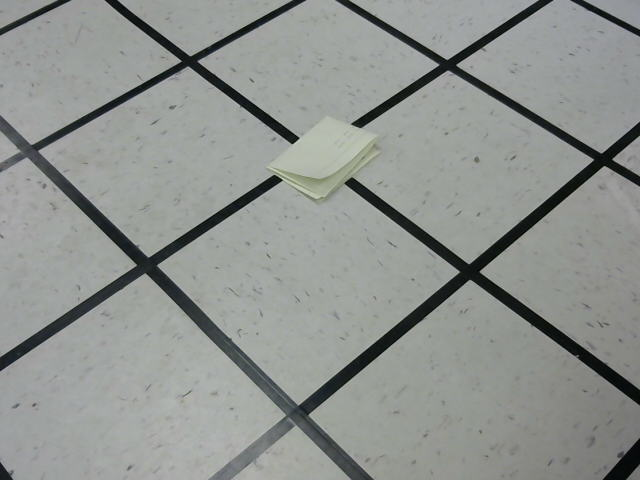
#> input picture TestGridPics/ActualNoCorner0.png, 640 x 480 px
$ python -i GridSquares.py   (imports and definitions only)   (older library calls are emulated)
#> lines starting #> are read from the running program, lines starting #| are printed output that depends on the picture; after the words box and inside, x2 and y2 are one past the last pixel; in counts of white or black regions, pixels touching at a corner belong together
#> further down, picture is the input picture: shape (480, 640, 3); mean B, G, R 143.3, 146.8, 142.9
import numpy as np
import cv2
from operator import attrgetter
import math

# Length of the grid squares in cm
SQUARE_LENGTH = 28.5

# Width of gaps between grid squares
SQUARE_GAP = 2.5


# Vector functions. Probably should be replaced with numpy versions
def dot(a, b):#a.b
    return a[0]*b[0]+a[1]*b[1]+a[2]*b[2]


def vec_sub(a, b):#a-b
    return [a[0]-b[0],a[1]-b[1],a[2]-b[2]]


def vec_add(a, b): #a+b
    return [a[0]+b[0],a[1]+b[1],a[2]+b[2]]


def distance(a): #magnitude a
    return math.sqrt(a[0]*a[0]+a[1]*a[1]+a[2]*a[2])


def scalar_mult(a, b): #Multiply vector a by number b
    return([a[0]*b,a[1]*b,a[2]*b])


def sign(a,b): #Are a and b in the same direction or opposite?
    return(dot(a,b)/abs(dot(a,b)))


def vec_div(a, b):
    return((a[0]/b[0]+a[1]/b[1]+a[2]/b[2])/3)


def cross(a, b): #a cross b
    return([a[1]*b[2]-a[2]*b[1],a[2]*b[0]-a[0]*b[2],a[0]*b[1]-a[1]*b[0]])


def cross_2d(a, b): #a cross b
    return(a[0]*b[1]-a[1]*b[0])


def proj(a,b): #Projection of b onto unit vector a
    return(scalar_mult(a, dot(a, b) / (distance(a) * distance(a))))


def denumpify(a): #Numpy data types were annoying me. This should be removed eventually.
    return [[a[0][0][0],a[0][0][1]],[a[1][0][0],a[1][0][1]],[a[2][0][0],a[2][0][1]],[a[3][0][0],a[3][0][1]]]


def compute_frame_squares(img):
    """
    Takes an image, and returns a list of all "squares" in the image
    :param img:
    :return:
    """

    # Create a new image with the minimum of all three channels
    red, green, blue = cv2.split(img)
    gray = np.minimum(np.minimum(red, green), blue)

    # Run a threshold to find only white lines.
    ret, out = cv2.threshold(gray, 120, 255, cv2.THRESH_BINARY) # Logitech camera
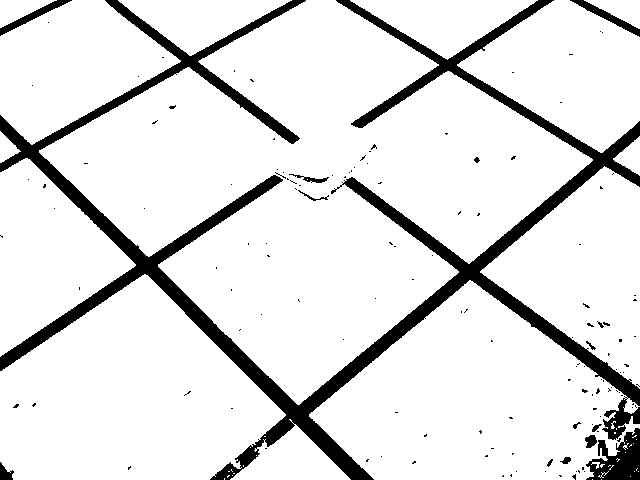
#> out: shape (480, 640); 88.4% white; 140 black regions (126 under 20 px)
    cv2.imshow('Threshold', out)

    # Get contours in image in a list.
    dump, contours, hierarchy = cv2.findContours(out, cv2.RETR_LIST,
                                                 cv2.CHAIN_APPROX_SIMPLE)
#> contours = 225 contours, 192 with area under 20; largest, box (x1, y1, x2, y2) and area: (39, 0, 593, 405) 108392, (309, 280, 640, 480) 39660, (0, 274, 286, 480) 39147, (480, 166, 640, 389) 19078, (457, 0, 640, 153) 16435

    # Sort by area, since there are lots of contours with 0 area
    contours.sort(key=cv2.contourArea, reverse=True)
    squares = []
    for i in range(len(contours)):
        # Stop once area is too small
        if cv2.contourArea(contours[i]) < 1000:
            break

        # Simplify contour, check if it's a square
        candidate = GridSquare(contours[i])
        epsilon = 0.01 * cv2.arcLength(candidate.contour, True)
        candidate.corners = cv2.approxPolyDP(candidate.contour, epsilon, True)
        if len(candidate.corners) == 4:
            # It's a square!
            squares.append(candidate)
#> this loop made 11 passes
#> epsilon on passes 1, 2, 3, 5, 6, 10: 25.74, 12.11, 8.56, 5.46, 5.27, 3.4
#> (epsilon, candidate.corners) on passes 4, 7, 8, 9: (6.25, [[604, 166], [480, 272], [639, 388], [639, 187]]), (5.47, [[27, 158], [0, 172], [0, 356], [135, 265]]), (4.23, [[350, 0], [447, 59], [537, 0]]), (3.92, [[118, 0], [189, 55], [291, 0]])
#> after the loop, squares = 2 items

    return squares


class GridSquare:
    cam_rot = None # Rotation vector of camera aligned to grid square axes.
    normal = [] # Normal vector pointing out of the square
    rvec = None # rvec returned by solvePNP
    cam_pos = None # Equivalent to location. Used for internal testing reasons
    tvec = None # tvec returned by solvePNP ransac
    score = 0 # How good is this square. See compare square normals for more
    corners = [] # Image coordinates of square corners
    contour = None # Unsimplified image coordinates of square corners
    location = [] # Square location in camera coordinates

    def __init__(self, contour):
        self.contour = contour

    # [139 lines left out: functions update_pos_stats, align_squares, compare_square_normals, get_square_stats, not called in this run]

>>> import cv2
>>> picture = cv2.imread('TestGridPics/ActualNoCorner0.png')
>>> result = compute_frame_squares(picture)
#> result = 2 items

$ run again, on TestGridPics/ActualNoCorner1.png
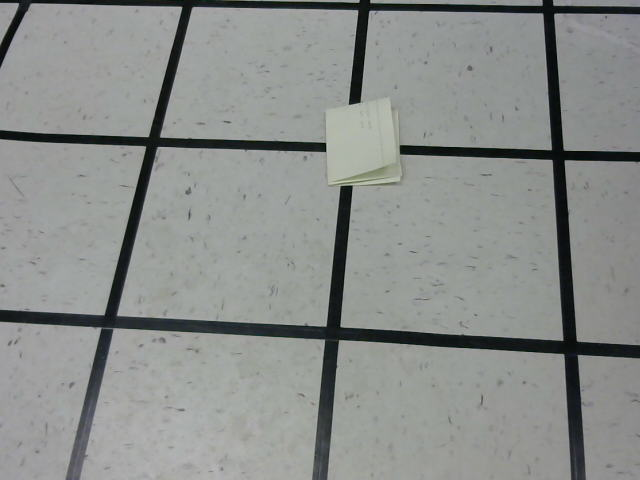
#> input picture TestGridPics/ActualNoCorner1.png, 640 x 480 px
#> picture is the input picture: shape (480, 640, 3); mean B, G, R 139.5, 142, 138.8
#> in compute_frame_squares, `ret, out = cv2.threshold(gray, 120, 255, cv2.THRESH_BINARY)`:
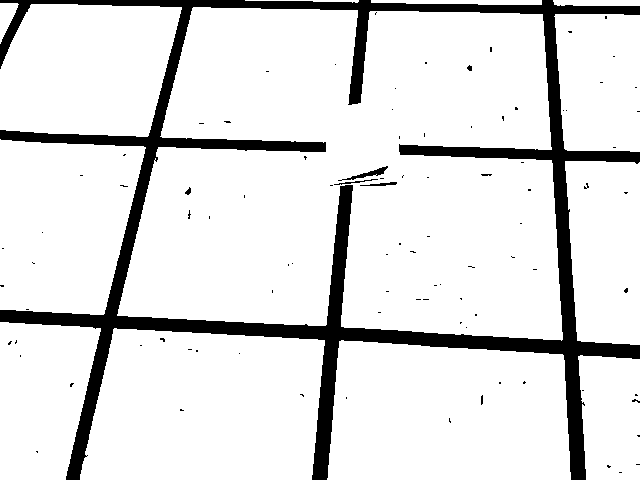
#> out: shape (480, 640); 88.1% white; 96 black regions (90 under 20 px)
#> contours = 111 contours, 88 with area under 20; largest, box (x1, y1, x2, y2) and area: (117, 7, 563, 341) 119517, (80, 328, 325, 480) 32142, (327, 340, 571, 480) 30726, (0, 139, 146, 315) 20973, (0, 4, 182, 137) 20193
#> the loop in compute_frame_squares, `for i in range(len(contours)):` made 10 passes
#> (epsilon, candidate.corners) on passes 2, 3, 4, 6, 7, 8: (7.58, [[113, 329], [80, 479], [311, 479], [324, 340]]), (7.43, [[339, 341], [327, 479], [570, 479], [562, 354]]), (6.16, [[0, 139], [0, 309], [103, 314], [145, 147]]), (4.91, [[0, 322], [0, 479], [65, 479], [100, 328]]), (5.09, [[565, 161], [577, 340], [639, 344], [639, 162]]), (4.4, [[555, 14], [564, 148], [639, 151], [639, 15]])
#> after the loop in compute_frame_squares, `for i in range(len(contours)):`: squares = 6 items

$ run again, on TestGridPics/ActualNoCorner2.png
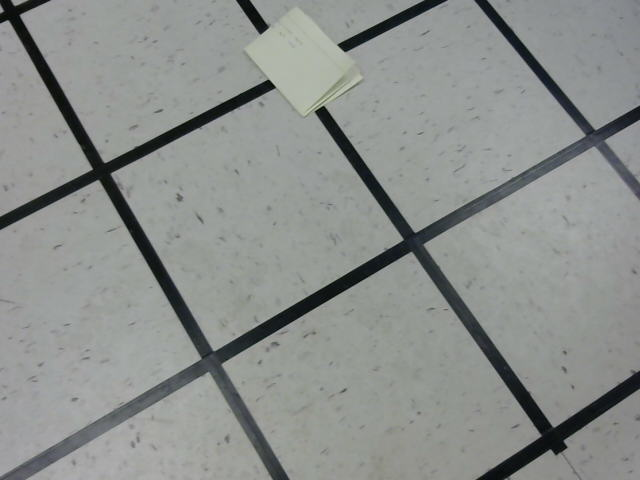
#> input picture TestGridPics/ActualNoCorner2.png, 640 x 480 px
#> picture is the input picture: shape (480, 640, 3); mean B, G, R 140.6, 143.3, 139.7
#> in compute_frame_squares, `ret, out = cv2.threshold(gray, 120, 255, cv2.THRESH_BINARY)`:
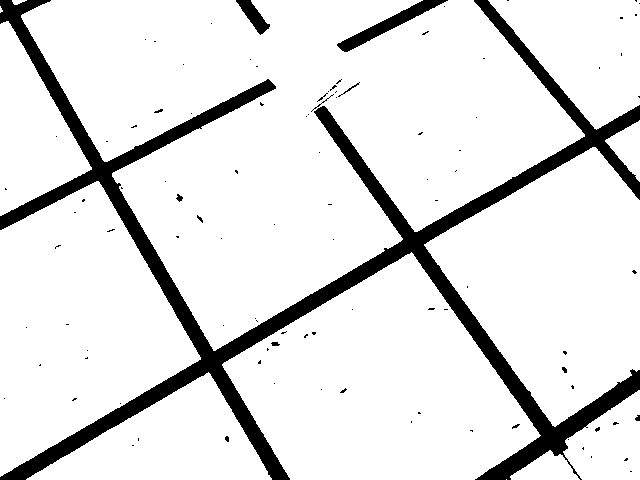
#> out: shape (480, 640); 88.5% white; 101 black regions (90 under 20 px)
#> contours = 132 contours, 111 with area under 20; largest, box (x1, y1, x2, y2) and area: (21, 0, 585, 351) 111046, (222, 252, 541, 480) 44522, (424, 147, 640, 427) 36518, (0, 181, 201, 477) 35929, (26, 372, 272, 480) 13206
#> the loop in compute_frame_squares, `for i in range(len(contours)):` made 11 passes
#> epsilon on passes 1, 2, 3, 8, 9: 25.46, 8.83, 8.1, 3.01, 1.71
#> after the loop in compute_frame_squares, `for i in range(len(contours)):`: squares = 3 items

$ run again, on TestGridPics/ActualNoCorner3.png
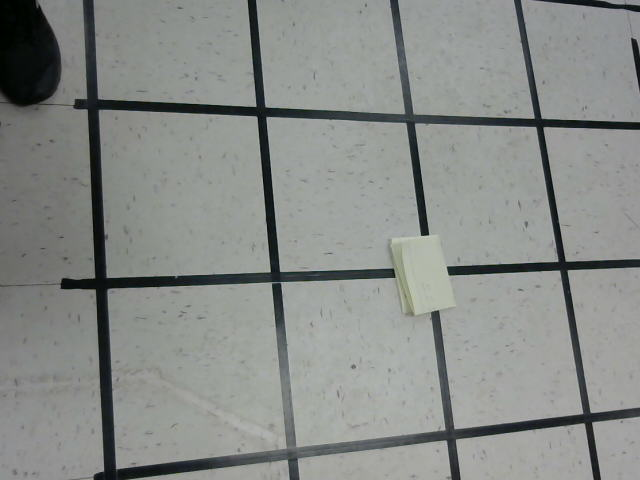
#> input picture TestGridPics/ActualNoCorner3.png, 640 x 480 px
#> picture is the input picture: shape (480, 640, 3); mean B, G, R 136.3, 139.4, 136
#> in compute_frame_squares, `ret, out = cv2.threshold(gray, 120, 255, cv2.THRESH_BINARY)`:
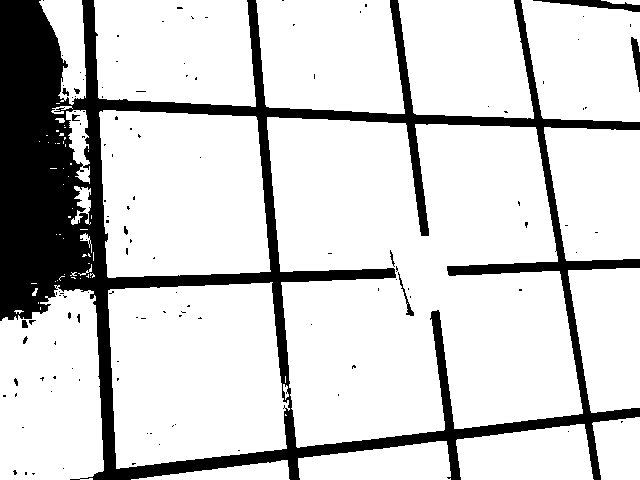
#> out: shape (480, 640); 81.7% white; 120 black regions (108 under 20 px)
#> contours = 201 contours, 164 with area under 20; largest, box (x1, y1, x2, y2) and area: (267, 117, 583, 448) 81175, (108, 282, 290, 469) 28780, (99, 110, 271, 278) 25693, (0, 285, 104, 480) 17207, (94, 0, 256, 107) 15702
#> the loop in compute_frame_squares, `for i in range(len(contours)):` made 16 passes
#> (epsilon, candidate.corners) on passes 2, 3, 5, 6, 7, 9, 10, 11: (7.24, [[272, 282], [108, 290], [116, 468], [286, 448]]), (6.63, [[99, 112], [108, 277], [270, 271], [255, 116]]), (5.25, [[94, 0], [99, 98], [255, 106], [246, 0]]), (5.04, [[256, 0], [266, 106], [404, 113], [389, 0]]), (4.84, [[398, 0], [414, 113], [533, 118], [513, 0]]), (4.41, [[544, 127], [566, 260], [639, 258], [639, 130]]), (4.12, [[639, 268], [568, 270], [591, 412], [639, 407]]), (3.66, [[584, 424], [457, 439], [461, 479], [593, 479]])
#> after the loop in compute_frame_squares, `for i in range(len(contours)):`: squares = 9 items
